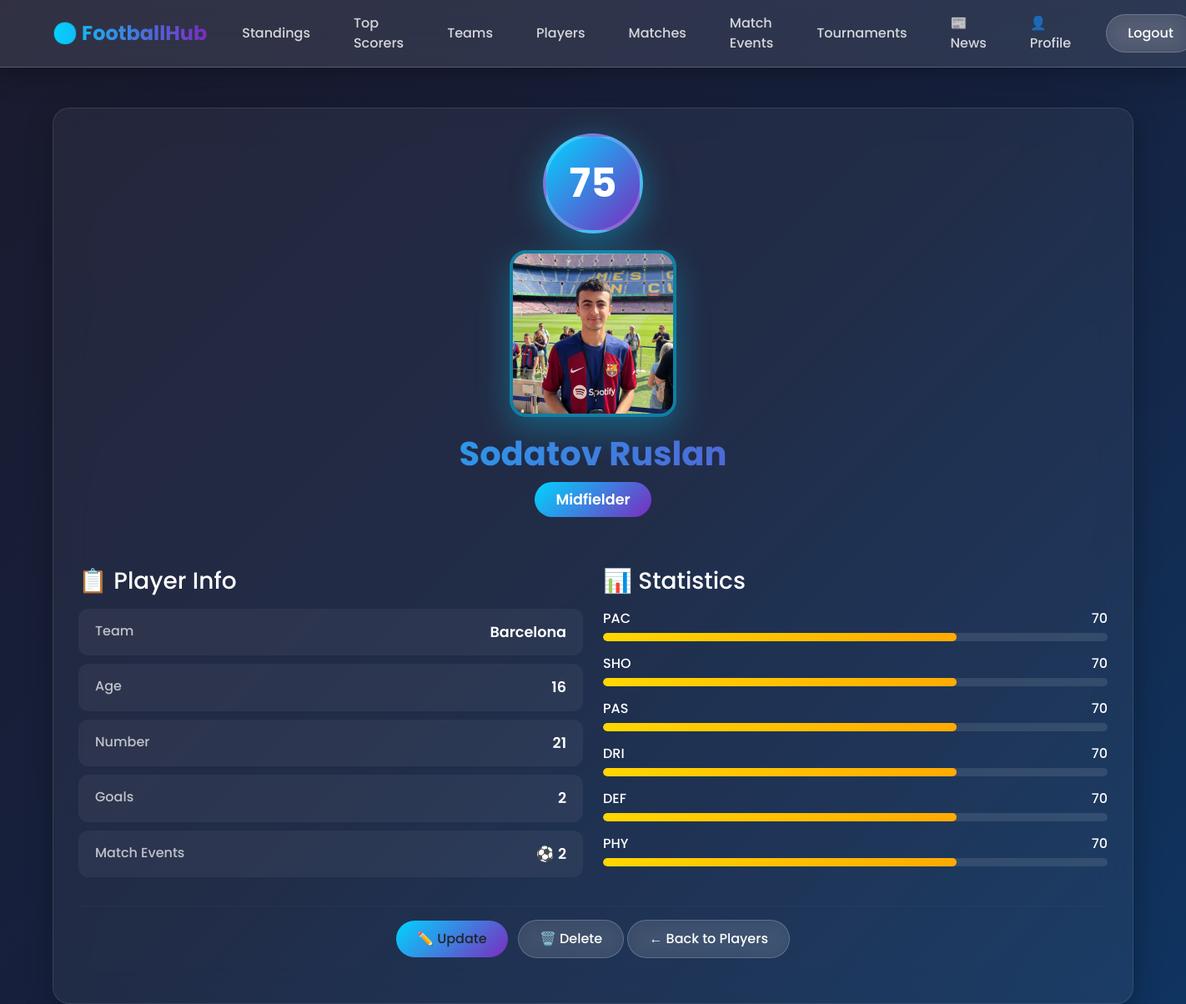
Screenshot of /player/1/ (signed in) with the database file from the repository.
### football/models.py (models this page shows, shortened)
class Player(models.Model):
    POSITION_CHOICES = [
        ('GK', 'Goalkeeper'),
        ('DF', 'Defender'),
        ('MF', 'Midfielder'),
        ('FW', 'Forward'),
    ]
    team = models.ForeignKey(Team, on_delete=models.CASCADE, related_name='players')
    full_name = models.CharField(max_length=100)
    age = models.PositiveIntegerField()
    number = models.PositiveIntegerField()
    position = models.CharField(max_length=2, choices=POSITION_CHOICES)
    photo = models.ImageField(upload_to='players/', blank=True, null=True)
    overall = models.PositiveIntegerField(default=75)
    pace = models.PositiveIntegerField(default=70)
    shooting = models.PositiveIntegerField(default=70)
    passing = models.PositiveIntegerField(default=70)
    dribbling = models.PositiveIntegerField(default=70)
    defending = models.PositiveIntegerField(default=70)
    physical = models.PositiveIntegerField(default=70)
    def get_photo_url(self):
        if self.photo:
            return self.photo.url
        return '/static/images/player-placeholder.png'

class Team(models.Model):
    name = models.CharField(max_length=100)
    city = models.CharField(max_length=100)
    logo = models.ImageField(upload_to='teams/', blank=True, null=True)
    stadium = models.CharField(max_length=100, blank=True, null=True)
    capacity = models.PositiveIntegerField(blank=True, null=True)
    created_at = models.DateTimeField(auto_now_add=True)

### football/views.py (the view)
# urls.py: path('player/<int:pk>/', views.player_detail, name='player_detail'),
@login_required
def player_detail(request, pk):
    player = get_object_or_404(Player, pk=pk)
    goals = MatchEvent.objects.filter(
        player=player,
        event_type='GOAL'
    ).count()
    from django.db.models import Count
    events = MatchEvent.objects.filter(
        player=player
    ).values('event_type').annotate(
        count=Count('id')
    )
    context = {
        'player': player,
        'goals': goals,
        'events': events,
    }
    return render(request, 'football/player_detail.html', context)

### templates/football/player_detail.html (shortened to what this page needs)
{% extends 'base.html' %}
{% block content %}
<div class="glass-card">
    <div class="player-header">
        <div class="overall-badge">{{ player.overall }}</div>
        <img src="{{ player.get_photo_url }}" alt="{{ player.full_name }}" class="player-photo">
        <h1 class="player-name">{{ player.full_name }}</h1>
        <span class="position-badge">{{ player.get_position_display }}</span>
    </div>
    <div class="row mb-4">
        <div class="col-md-6">
            <h3 class="mb-3">📋 Player Info</h3>
            <div class="info-row">
                <span class="info-label">Team</span>
                <span class="info-value">{{ player.team.name }}</span>
            </div>
            <div class="info-row">
                <span class="info-label">Age</span>
                <span class="info-value">{{ player.age }}</span>
            </div>
            <div class="info-row">
                <span class="info-label">Number</span>
                <span class="info-value">{{ player.number }}</span>
            </div>
            <div class="info-row">
                <span class="info-label">Goals</span>
                <span class="info-value">{{ goals }}</span>
            </div>
            {% if events %}
                <div class="info-row">
                    <span class="info-label">Match Events</span>
                    <span class="info-value">
                        {% for event in events %}
                            {% if event.event_type == 'GOAL' %}⚽ {{ event.count }}
                            {% elif event.event_type == 'ASSIST' %}🅰️ {{ event.count }}
                            {% elif event.event_type == 'YELLOW' %}🟨 {{ event.count }}
                            {% elif event.event_type == 'RED' %}🟥 {{ event.count }}
                            {% elif event.event_type == 'SUB' %}🔄 {{ event.count }}
                            {% endif %}
                        {% endfor %}
                    </span>
                </div>
            {% endif %}
        </div>
        <div class="col-md-6">
            <h3 class="mb-3">📊 Statistics</h3>
            <div class="stat-bar-container">
                <div class="stat-label">
                    <span>PAC</span>
                    <span>{{ player.pace }}</span>
                </div>
                <div class="stat-bar">
                    <div class="stat-bar-fill {% if player.pace >= 85 %}stat-high{% elif player.pace >= 70 %}stat-medium{% else %}stat-low{% endif %}" style="width: {{ player.pace }}%;"></div>
                </div>
            </div>
            <div class="stat-bar-container">
                <div class="stat-label">
                    <span>SHO</span>
                    <span>{{ player.shooting }}</span>
                </div>
                <div class="stat-bar">
                    <div class="stat-bar-fill {% if player.shooting >= 85 %}stat-high{% elif player.shooting >= 70 %}stat-medium{% else %}stat-low{% endif %}" style="width: {{ player.shooting }}%;"></div>
                </div>
            </div>
            <div class="stat-bar-container">
                <div class="stat-label">
                    <span>PAS</span>
                    <span>{{ player.passing }}</span>
                </div>
                <div class="stat-bar">
                    <div class="stat-bar-fill {% if player.passing >= 85 %}stat-high{% elif player.passing >= 70 %}stat-medium{% else %}stat-low{% endif %}" style="width: {{ player.passing }}%;"></div>
                </div>
            </div>
            <div class="stat-bar-container">
                <div class="stat-label">
                    <span>DRI</span>
                    <span>{{ player.dribbling }}</span>
                </div>
                <div class="stat-bar">
                    <div class="stat-bar-fill {% if player.dribbling >= 85 %}stat-high{% elif player.dribbling >= 70 %}stat-medium{% else %}stat-low{% endif %}" style="width: {{ player.dribbling }}%;"></div>
                </div>
            </div>
            <div class="stat-bar-container">
                <div class="stat-label">
                    <span>DEF</span>
                    <span>{{ player.defending }}</span>
                </div>
                <div class="stat-bar">
                    <div class="stat-bar-fill {% if player.defending >= 85 %}stat-high{% elif player.defending >= 70 %}stat-medium{% else %}stat-low{% endif %}" style="width: {{ player.defending }}%;"></div>
                </div>
            </div>
            <div class="stat-bar-container">
                <div class="stat-label">
                    <span>PHY</span>
                    <span>{{ player.physical }}</span>
                </div>
                <div class="stat-bar">
                    <div class="stat-bar-fill {% if player.physical >= 85 %}stat-high{% elif player.physical >= 70 %}stat-medium{% else %}stat-low{% endif %}" style="width: {{ player.physical }}%;"></div>
                </div>
            </div>
        </div>
    </div>
    <hr style="border-color: rgba(255, 255, 255, 0.1);">
    <div class="text-center mb-4">
        {% if perms.football.change_player or perms.football.delete_player %}
            <a href="{% url 'player_update' player.pk %}" class="btn btn-primary-gradient me-2">
                ✏️ Update
            </a>
            <a href="{% url 'player_delete' player.pk %}" class="btn btn-glass">
                🗑️ Delete
            </a>
        {% endif %}
        <a href="{% url 'player_list' %}" class="btn btn-glass">
            ← Back to Players
        </a>
    </div>
</div>
{% endblock %}

### templates/base.html (style rules this page uses)
* { font-family: 'Poppins', sans-serif; }
body { background: linear-gradient(135deg, #1a1a2e 0%, #16213e 50%, #0f3460 100%); min-height: 100vh; color: #fff; }
.btn-glass { background: rgba(255, 255, 255, 0.1); backdrop-filter: blur(10px); border: 1px solid rgba(255, 255, 255, 0.2); color: #fff; padding: 10px 25px; border-radius: 25px; font-weight: 500; transition: all 0.3s ease; }
.btn-primary-gradient { background: linear-gradient(135deg, #00d4ff, #7b2cbf); border: none; padding: 10px 25px; border-radius: 25px; font-weight: 500; transition: all 0.3s ease; }
.glass-card { background: rgba(255, 255, 255, 0.05); backdrop-filter: blur(20px); border: 1px solid rgba(255, 255, 255, 0.1); border-radius: 20px; padding: 30px; box-shadow: 0 8px 32px rgba(0, 0, 0, 0.3); }

### templates/football/player_detail.html (style rules this page uses)
.player-header { text-align: center; margin-bottom: 40px; }
.overall-badge { width: 120px; height: 120px; border-radius: 50%; background: linear-gradient(135deg, #00d4ff, #7b2cbf); display: flex; align-items: center; justify-content: center; font-size: 3rem; font-weight: 700; margin: 0 auto 20px; box-shadow: 0 10px 40px rgba(0, 212, 255, 0.4); border: 4px solid rgba(255, 255, 255, 0.2); }
.player-photo { width: 200px; height: 200px; border-radius: 20px; object-fit: cover; border: 4px solid rgba(0, 212, 255, 0.5); margin: 0 auto 20px; display: block; box-shadow: 0 15px 40px rgba(0, 212, 255, 0.3); }
.player-name { font-size: 2.5rem; font-weight: 700; background: linear-gradient(90deg, #00d4ff, #7b2cbf); -webkit-background-clip: text; -webkit-text-fill-color: transparent; background-clip: text; margin-bottom: 10px; }
.position-badge { background: linear-gradient(135deg, #00d4ff, #7b2cbf); padding: 8px 25px; border-radius: 25px; font-weight: 600; font-size: 1.1rem; display: inline-block; margin-bottom: 20px; }
.info-row { display: flex; justify-content: space-between; padding: 15px 20px; background: rgba(255, 255, 255, 0.05); border-radius: 12px; margin-bottom: 10px; transition: all 0.3s ease; }
.info-label { color: rgba(255, 255, 255, 0.7); font-weight: 500; }
.info-value { font-weight: 600; font-size: 1.1rem; }
.stat-bar-container { margin-bottom: 15px; }
.stat-label { display: flex; justify-content: space-between; margin-bottom: 5px; font-weight: 500; }
.stat-bar { height: 10px; background: rgba(255, 255, 255, 0.1); border-radius: 5px; overflow: hidden; }
.stat-bar-fill { height: 100%; background: linear-gradient(90deg, #00d4ff, #7b2cbf); border-radius: 5px; transition: width 0.5s ease; }
.stat-medium { background: linear-gradient(90deg, #ffd700, #ffaa00); }

### rows the page displays
Player: overall "75", get_photo_url (picture), full_name "Sodatov Ruslan", position "Midfielder", team.name "Barcelona", age "16", number "21", pace "70", shooting "70", passing "70", dribbling "70", defending "70", physical "70"

### other values shown
{{ goals }} "2"
{{ event.count }} "2"
